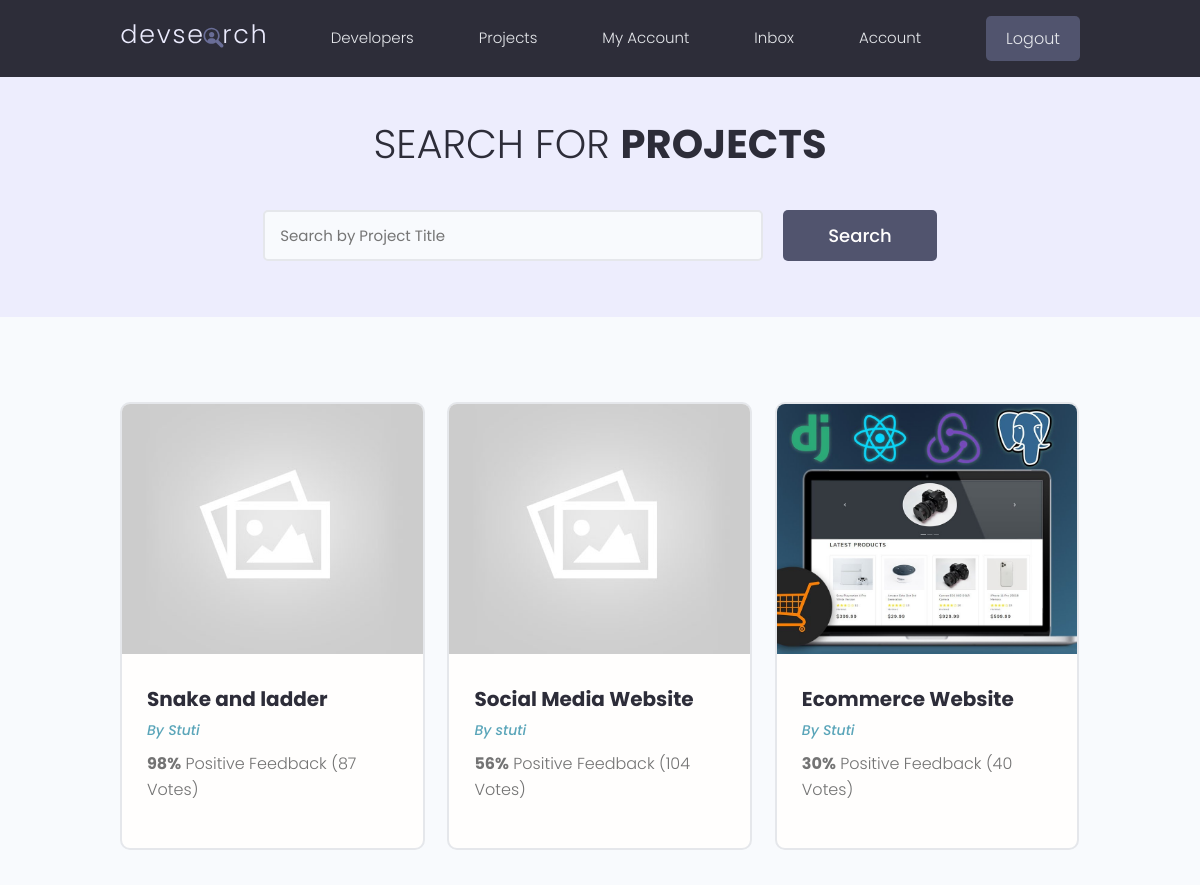
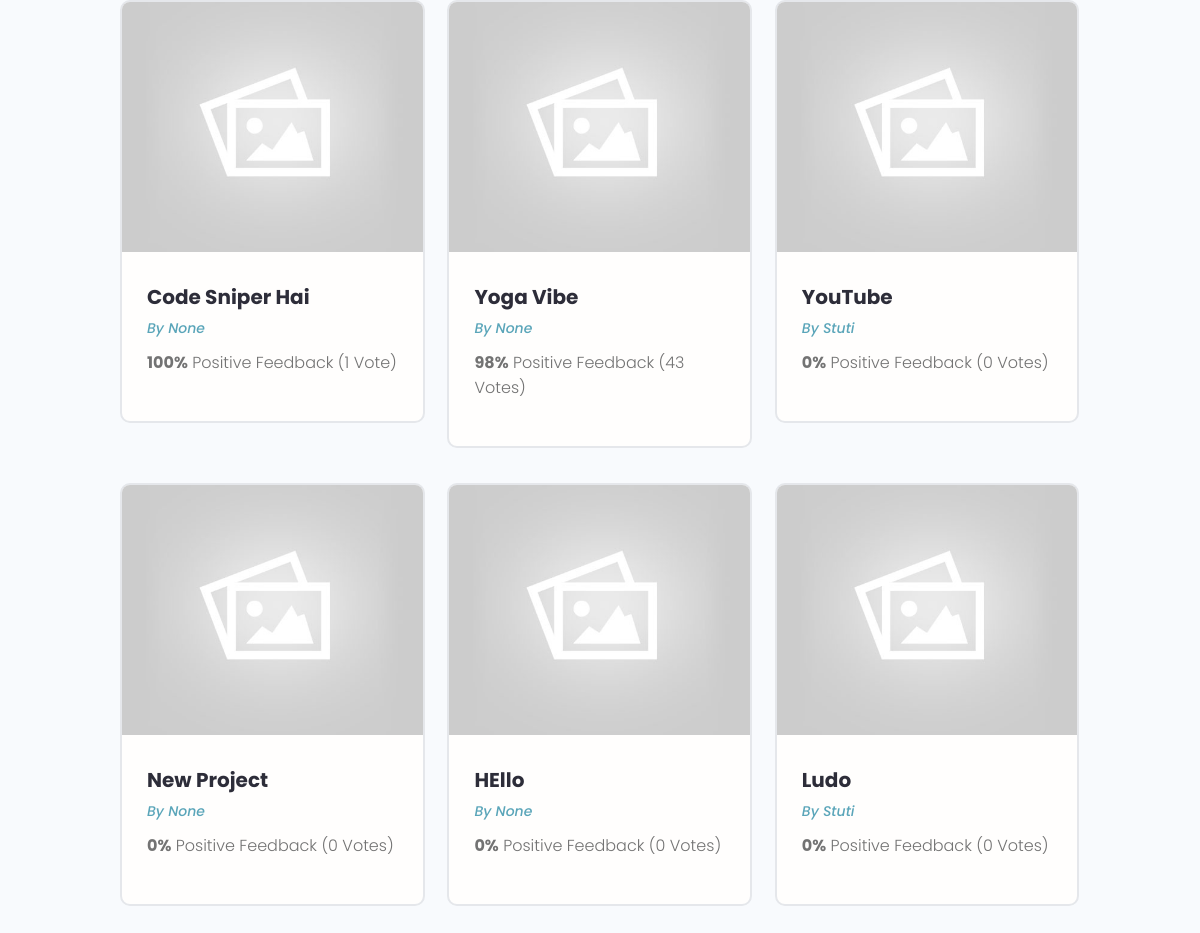
The page /projects (signed in) on the database its author committed (2 pictures, top to bottom).
### projects/models.py (models this page shows, shortened)
class Project(models.Model):
    owner = models.ForeignKey(Profile, on_delete=models.SET_NULL,null=True,blank=True)
    title=models.CharField(max_length=50)
    desc=models.TextField(null=True ,blank=True)
    featured_image = models.ImageField(null=True,blank=True,default = "default.jpg")
    demo_link=models.CharField(max_length=2000,null=True , blank=True)
    source_link=models.CharField(max_length=2000,null=True , blank=True)
    tags = models.ManyToManyField('Tag',blank=True)
    vote_total=models.IntegerField(default= 0,null=True ,blank=True)
    vote_ratio=models.IntegerField(default= 0,null=True ,blank=True)
    id=models.UUIDField(default=uuid.uuid4,unique=True, primary_key=True ,editable=False)

### users/models.py (models this page shows)
class Profile(models.Model):
    users = models.OneToOneField(User, on_delete=models.CASCADE,null=True,blank=True)
    username = models.CharField(max_length=200,blank=True,null=True)
    location = models.CharField(max_length=200,blank=True,null=True)
    name = models.CharField(max_length=200,blank=True,null=True)
    email = models.EmailField(max_length=254,blank=True,null=True)
    short_intro = models.CharField(max_length=200,blank=True,null=True)
    bio = models.CharField(max_length=200,blank=True,null=True)
    profile_image = models.ImageField(null=True, blank = True, upload_to='profiles/', default = 'profiles/user.png')
    social_github = models.CharField(max_length=200,blank=True,null=True)
    social_linkedin = models.CharField(max_length=200,blank=True,null=True)
    social_twitter = models.CharField(max_length=200,blank=True,null=True)
    social_youtube = models.CharField(max_length=200,blank=True,null=True)
    created = models.DateTimeField(auto_now_add=True)
    id=models.UUIDField(default=uuid.uuid4,unique=True, primary_key=True ,editable=False)
    def __str__(self):
        return str(self.username)

### projects/views.py (the view)
# urls.py: path('projects',include('projects.urls')),
def projects(request):
    projects = Project.objects.all()
    allTags = Tag.objects.all()
    context = {'project':projects,'allTags':allTags}
    return render(request,"projects/projectshome.html",context)

### projects/templates/projects/projectshome.html (shortened to what this page needs)
{% extends 'main.html' %} {% block body %}
<main class="projects">
  <section class="hero-section text-center">
    <div class="container container--narrow">
      <div class="hero-section__box">
        <h2>Search for <span>Projects</span></h2>
      </div>
      <div class="hero-section__search">
        <form class="form" action="#" method="get">
          <div class="form__field">
            <input
              class="input input--text"
              id="formInput#search"
              type="text"
              name="text"
              placeholder="Search by Project Title"
            />
          </div>
          <input class="btn btn--sub btn--lg" type="submit" value="Search" />
        </form>
      </div>
    </div>
  </section>
  <section class="projectsList">
    <div class="container">
      <div class="grid grid--three">
        {% for p in project %}
        <div class="column">
          <div class="card project">
            <a href="{% url 'project' p.id %}" class="project">
              <img
                class="project__thumbnail"
                src="{{p.featured_image.url}}"
                alt="project thumbnail"
              />
              <div class="card__body">
                <h3 class="project__title">{{p.title}}</h3>
                <p>
                  <a class="project__author" href="{% url 'project' p.id %}"
                    >By {{p.owner}}</a
                  >
                </p>
                <p class="project--rating">
                  <span style="font-weight: bold">{{p.vote_ratio}}%</span>
                  Positive Feedback ({{p.vote_total}} Vote{{p.vote_total|pluralize:"s"}})
                </p>
              </div>
            </a>
          </div>
        </div>
        {% endfor %}
      </div>
    </div>
  </section>
</main>
{% endblock body %}

### static/style/app.css (style rules this page uses)
:root { --color-sub: #2d2d39; }
.btn--sub { background-color: var(--color-sub-light); }
.card { border: 2px solid var(--color-light); }
img { width: 100%; }
.hero-section { height: 40vh; display: flex; align-items: center; background-color: var(--color-sub); }
.hero-section__box { margin-bottom: 4rem; }
.hero-section__box > h2, .hero-section__box > h2 > span { font-size: 4rem; color: var(--color-light); line-height: 1.3; text-transform: uppercase; }
.hero-section__box > h2 { font-weight: 300; }
.hero-section__box > h2 > span { font-weight: 700; }
.hero-section__search > .form { display: flex; align-items: center; justify-content: center; gap: 2rem; }
.hero-section__search > .form input.input--text { width: 50rem; }
.project__author { font-size: 1.4rem; font-style: italic; }
.project--rating { margin-bottom: 1.6em; margin-top: .5em; }
.projects > .hero-section { background: var(--color-sub-lighter); height: 30vh; }
.projects .hero-section__box { margin-bottom: 2.5rem; }
.projects .hero-section__box > h2 { color: var(--color-sub); }
.projects .hero-section__box > h2 > span { font-weight: 700; color: var(--color-sub); }
.projectsList { margin-top: 8rem; }
.project__thumbnail { height: 25rem; object-fit: cover; object-position: top center; }
.project__title { font-size: 2rem; font-weight: 700; color: var(--color-sub); }

### static/uikit/styles/modules/_variables.css (style rules this page uses)
:root { --color-main: #5aa5b9; --color-main-light: #e6faff; --color-sub: #3f4156; --color-sub-light: #51546e; --color-sub-lighter: #ededfd; --color-text: #737373; --color-gray: #8b8b8b; --color-light: #e5e7eb; --color-light-gray: #767676; --color-bg: #f8fafd; --color-white: #fffefd; --color-white-light: #f3f3f3; --color-success: #359e64; --color-success-bg: #def8e8; --color-error: #fc4b0b; --color-error-bg: #fff2ee; --font-base: 'Poppins', arial, helvetica, 'Segoe UI', roboto, ubuntu, sans-serif; --font-monospace: 'Fira Code', 'Courier New', courier, monospace; --font-regular: 300; --font-medium: 500; --font-bold: 700; --generic-shadow: 1px 1px 5px #00000010; --generic-transition: all 0.3s ease-in-out; }

### static/uikit/styles/modules/_base.css (style rules this page uses)
* { margin: 0; padding: 0; box-sizing: border-box; text-rendering: optimizeLegibility; color: inherit; font-size: inherit; }
html { font-size: 50%; }
@media only screen and (min-width: 480px) { html { font-size: 56.25%; } }
@media only screen and (min-width: 1200px) { html { font-size: 62.5%; } }
body { line-height: 1.6; font-weight: 400; font-size: 1.5rem; color: var(--color-text); background-color: var(--color-bg); min-height: 100vh; }

### static/uikit/styles/modules/_typography.css (style rules this page uses)
* { font-family: var(--font-base); }
h2 { font-size: 3.6rem; font-weight: var(--font-bold); }
h3 { font-size: 3.2rem; font-weight: var(--font-medium); }
p, span, strong { font-size: 1.6rem; color: var(--color-text); font-weight: var(--font-regular); }
a { padding-bottom: 2px; text-decoration: none; display: inline-block; color: var(--color-main); font-weight: var(--font-medium); }

### static/uikit/styles/modules/_utilities.css (style rules this page uses)
.container { width: 92%; max-width: 165rem; margin: 0 auto; box-sizing: border-box; }
.container--narrow { width: 92%; max-width: 120rem; }
@media screen and (min-width: 1000px) { .container { width: 90%; } }
@media screen and (min-width: 1000px) { .container--narrow { width: 85%; } }
@media screen and (min-width: 1200px) { .container { width: 80%; } }
@media screen and (min-width: 1200px) { .container--narrow { width: 72%; } }
.text-center { text-align: center; }

### static/uikit/styles/modules/_button.css (style rules this page uses)
.btn { display: inline-block; position: relative; cursor: pointer; background-color: var(--color-light); font-weight: var(--font-medium); color: var(--color-sub); text-decoration: none; padding: 1rem 2rem; border-radius: 0.5rem; border: none; width: -webkit-fit-content; width: -moz-fit-content; width: fit-content; height: -webkit-fit-content; height: -moz-fit-content; height: fit-content; font-size: 1.6rem; outline-width: 0; outline-color: transparent; -webkit-backface-visibility: hidden; backface-visibility: hidden; transition: all 0.3s ease-in-out; }
.btn--sub { background-color: var(--color-sub); color: var(--color-white); }
.btn--lg { font-size: 1.8rem; padding: 1.2rem 4.5rem; }

### static/uikit/styles/modules/_card.css (style rules this page uses)
.card { border-radius: 1rem; background-color: var(--color-white); border: 1.5px solid var(--color-light); width: auto; height: auto; margin-top: 0.5rem; margin-bottom: 0.5rem; overflow: hidden; }
.card__body, .card__header { padding: 2rem 2.5rem; }

### rows shown on the page
Project: featured_image (placeholder picture), title "Snake and ladder", owner "Stuti", vote_ratio "98", vote_total "87"
Project: featured_image (placeholder picture), title "Social Media Website", owner "stuti", vote_ratio "56", vote_total "104"
Project: featured_image (picture), title "Ecommerce Website", owner "Stuti", vote_ratio "30", vote_total "40"
Project: featured_image (placeholder picture), title "Code Sniper Hai", owner "None", vote_ratio "100", vote_total "1"
Project: featured_image (placeholder picture), title "Yoga Vibe", owner "None", vote_ratio "98", vote_total "43"
Project: featured_image (placeholder picture), title "YouTube", owner "Stuti", vote_ratio "0", vote_total "0"
Project: featured_image (placeholder picture), title "New Project", owner "None", vote_ratio "0", vote_total "0"
Project: featured_image (placeholder picture), title "HEllo", owner "None", vote_ratio "0", vote_total "0"
Project: featured_image (placeholder picture), title "Ludo", owner "Stuti", vote_ratio "0", vote_total "0"
